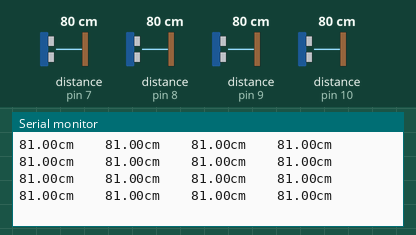
This sketch was run on a simulated Arduino Nano, built with avr-gcc and run on an emulated ATmega328P. On the bench: the last lines printed to the serial monitor. The inputs (shaded band) are chosen by the test bench; at power-on: distance to the obstacle (sensors on pin 7, pin 8, pin 9, pin 10) 80 cm. The echo pulse lasts 58.3 µs per cm.

Above: at 1.2 s.
1.3 s: distance to the obstacle (sensor on pin 7) set to 2 cm
At 1.53 s:
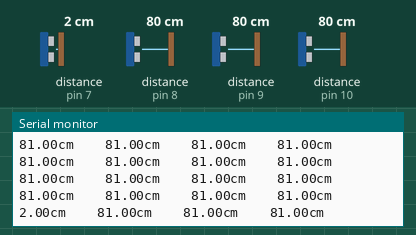
2.8 s: distance to the obstacle (sensor on pin 8) set to 2 cm
At 2.93 s:
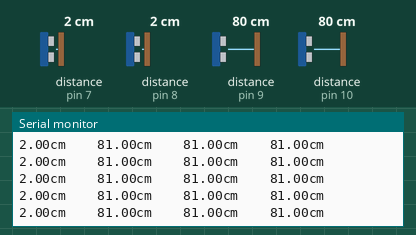
5.8 s: distance to the obstacle (sensor on pin 9) set to 9 cm
At 5.95 s:
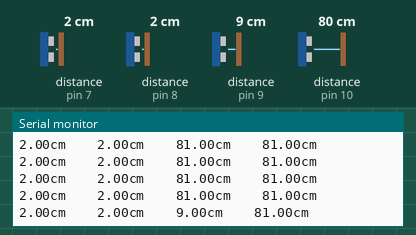
8.8 s: distance to the obstacle (sensor on pin 10) set to 2 cm
At 8.93 s:
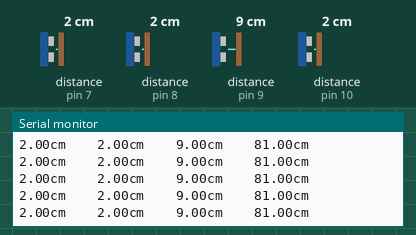
10.3 s: distance to the obstacle (sensor on pin 7) set to 60 cm
At 10.52 s:
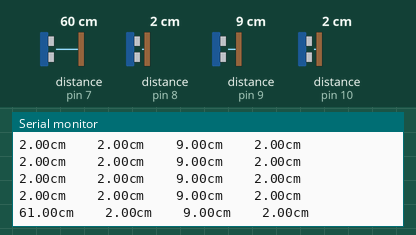
13.3 s: distance to the obstacle (sensor on pin 8) set to 4 cm
At 13.48 s:
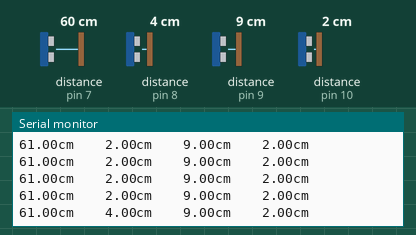
Timing chart, 0 to 15.8 s (numbered marks = the images above; inputs shaded):
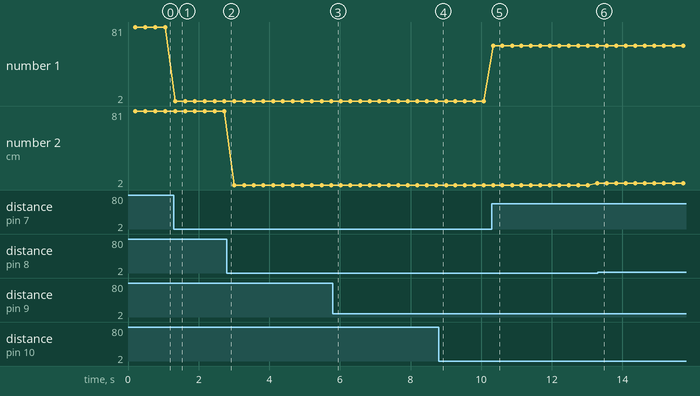

Measured:
- after the input at 1.3 s, the serial monitor: prints a new line at once (image 1)
- after the input at 10.3 s, the serial monitor: prints a new line at once (image 5)
- plotted number 1: 81 → 2 after the input at 1.3 s, 2 → 61 after the input at 10.3 s
- plotted number 2: 2 → 4 after the input at 10.3 s

The sketch:

sensor_array_nano_i2c.ino
```cpp
//nano i2c sensor array

// ---------------------------------------------------------------------------
//i2c setup
#include <Wire.h>

#define SDA_PIN 4
#define SCL_PIN 5

const int16_t SENSOR_ADDR = 0x16; // 0x08 LEFT   0x09 RIGHT;

const int VEC_MAX = 4;
float data_msg[VEC_MAX] = {0,0,0,0};

void on_request() {
  Wire.write((uint8_t*) data_msg, sizeof(data_msg));
}


// ---------------------------------------------------------------------------

#include <NewPing.h>

#define TRIGGER_PIN_1  7  // Arduino pin tied to trigger pin on the ultrasonic sensor.
#define ECHO_PIN_1     7  // Arduino pin tied to echo pin on the ultrasonic sensor.

#define TRIGGER_PIN_2  8  // Arduino pin tied to trigger pin on the ultrasonic sensor.
#define ECHO_PIN_2     8  // Arduino pin tied to echo pin on the ultrasonic sensor.

#define TRIGGER_PIN_3  9  // Arduino pin tied to trigger pin on the ultrasonic sensor.
#define ECHO_PIN_3     9  // Arduino pin tied to echo pin on the ultrasonic sensor.

#define ECHO_PIN_4     10  // Arduino pin tied to echo pin on the ultrasonic sensor.
#define TRIGGER_PIN_4  10  // Arduino pin tied to trigger pin on the ultrasonic sensor.

#define MAX_DISTANCE 100 // Maximum distance we want to ping for (in centimeters). Maximum sensor distance is rated at 400-500cm.

NewPing sonar1(TRIGGER_PIN_1, ECHO_PIN_1, MAX_DISTANCE); // NewPing setup of pins and maximum distance.
NewPing sonar2(TRIGGER_PIN_2, ECHO_PIN_2, MAX_DISTANCE);
NewPing sonar3(TRIGGER_PIN_3, ECHO_PIN_3, MAX_DISTANCE);
NewPing sonar4(TRIGGER_PIN_4, ECHO_PIN_4, MAX_DISTANCE);


int num_sensors = 4;

float dist_1 = 0;
float dist_2 = 0;
float dist_3 = 0;
float dist_4 = 0;


unsigned long last_ping_time= 0;
int ping_delay = 200;

void setup() {
  Serial.begin(115200);

  Wire.begin(SENSOR_ADDR);        // join i2c bus with address #8
  Wire.onRequest(on_request); // register event
  //Wire.onReceive(on_receive);
}


void loop() {

  if(millis() - last_ping_time > ping_delay) {
      dist_1 = sonar1.ping_cm(MAX_DISTANCE);
      if(dist_1 == 0) {
        dist_1 = MAX_DISTANCE;
      }

      data_msg[0] = dist_1;
      //Serial.print("Ping 1: ");
      Serial.print(dist_1);
      Serial.print("cm\t\t");

      delay(20);
      dist_2 = sonar2.ping_cm(MAX_DISTANCE);
      if(dist_2 == 0) {
        dist_2 = MAX_DISTANCE;
      }
      data_msg[1] = dist_2;
      //Serial.print("Ping 2: ");
      Serial.print(dist_2);
      Serial.print("cm\t\t");

      delay(20);
      dist_3 = sonar3.ping_cm(MAX_DISTANCE);
      if(dist_3 == 0) {
        dist_3 = MAX_DISTANCE;
      }
      data_msg[2] = dist_3;
      //Serial.print("Ping 3: ");
      Serial.print(dist_3);
      Serial.print("cm\t\t");

      delay(20);
      dist_4 = sonar4.ping_cm(MAX_DISTANCE);
      if(dist_4 == 0) {
        dist_4 = MAX_DISTANCE;
      }
      data_msg[3] = dist_4;
      //Serial.print("Ping 3: ");
      Serial.print(dist_4);
      Serial.println("cm\t\t");

      last_ping_time = millis();
  }
}
```
